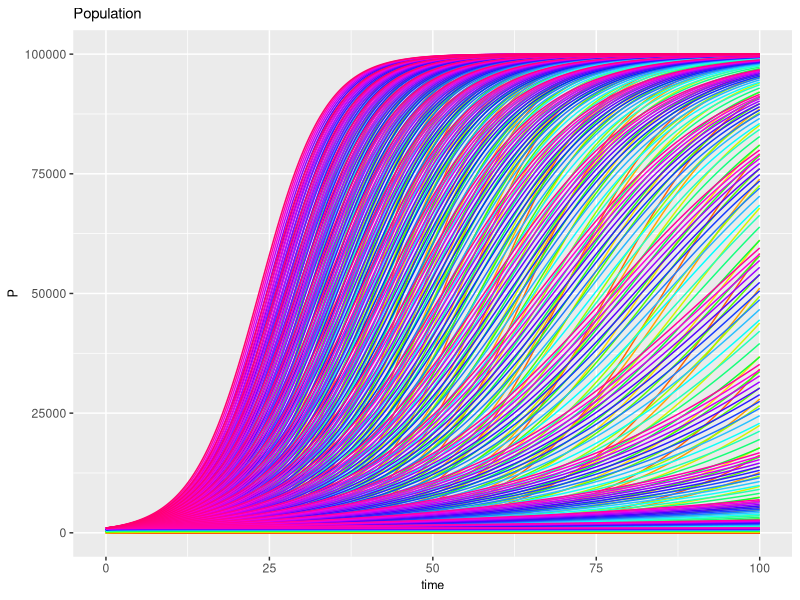
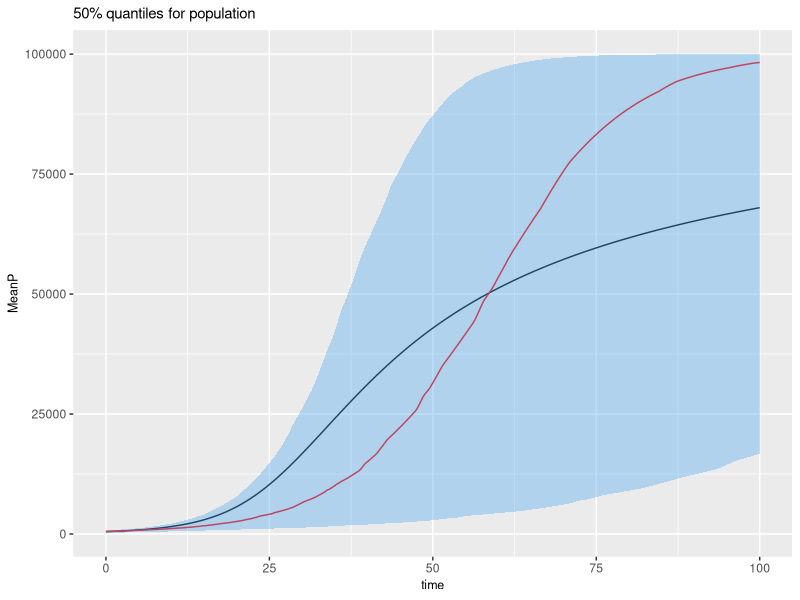

Generate these figures, in order, with R:
library(deSolve)
library(dplyr)
library(ggplot2)
library(tidyr)
library(purrr)
library(ggpubr)

ltg <- function(time, stocks, auxs){
  with(as.list(c(stocks, auxs)),{
    C <- P/K             # Eq (2)
    dP_dt <- r*P*(1-C)   # Eq (1)
    return (list(c(dP_dt), 
                 r=r, 
                 K=K,
                 C=C,
                 Flow=dP_dt))
  })
}

# Create a new "wrapper" function to parameterise each run
run_scenario <- function(run_id=1,
                         P=100, 
                         simtime=seq(0,100,by=0.25),
                         r=0.15,
                         K=100000){
  
  auxs    <- c(r=r,K=K)
  stocks <- c(P=P)

  res <- ode(y=stocks, 
             times=simtime, 
             func = ltg, 
             parms=auxs, 
             method="euler") %>%
    data.frame() %>%
    dplyr::as_tibble() %>%
    dplyr::mutate(RunID=as.integer(run_id)) %>%
    dplyr::select(RunID, everything())
}

r_vals <- seq(0,.20,length.out=21)
p_vals  <- seq(0,1000,length.out=21)
sim_inputs <- expand.grid(r_vals,p_vals)

run_id <- 1

sim_res <- map2(sim_inputs[,1],
                sim_inputs[,2],~{
                  res <- run_scenario(run_id  = run_id,
                                      r   = .x,
                                      P   = .y,
                                      simtime = seq(0,100,by=0.25))
                  run_id <<- run_id + 1
                  res
                }) %>% dplyr::bind_rows()
sim_res

sum_vals <- sim_res %>%
  dplyr::group_by(time) %>%
  dplyr::summarize(MeanP=mean(P),
                   MedianP=median(P),
                   Q75=quantile(P,0.75),
                   Q25=quantile(P,0.25))
sum_vals

ggplot(sim_res,aes(x=time,y=P,color=RunID,group=RunID))+
  geom_line()+
  scale_color_gradientn(colors=rainbow(14))+
  theme(legend.position = "none")+
  labs(title="Population")+
  theme(title = element_text(size=9))

ggplot(sum_vals,aes(x=time,y=MeanP))+geom_line()+
  geom_line(aes(y=MedianP),colour="red")+
  geom_ribbon(aes(x=time,ymin=Q25,ymax=Q75),
              alpha=0.4,fill="steelblue2")+
  labs(title="50% quantiles for population")+
  theme(title = element_text(size=9))
